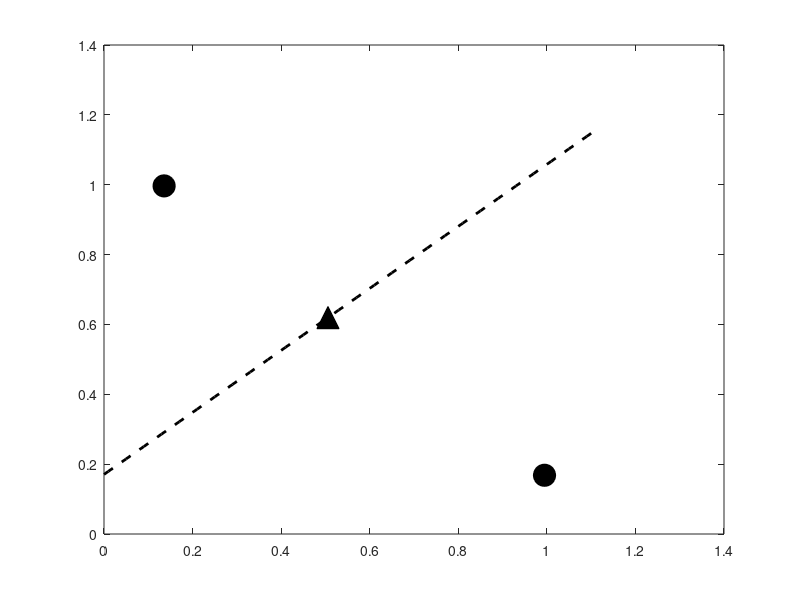

Write MATLAB code to recreate this figure. (Note: this script raises an error after producing the figure.)
% Fig9.m

% Used to make Figure 9B-C from "Oscillations in Delayed Positive Feedback Systems", by
% C. Ryzowicz, R. Bertram, and B. Karamched, Physical Chemistry Chemical Physics,
% 26:24861, 2024.

% DDE Formation from "Detection of multistability, bifurcations, and
% hysteresis in a large class of biological positive-feedback systems"
% Paper of the Cdc2-Wee1 protein interaction. Plotting phase-space and time series for ODE and DDE trajectory.

% Author: Christopher Ryzowicz
%-------------------------------------------------------------------------
clear all
clc
clf
%% FigureB-----------------------------------------------------------------
%%%Timespan and delay
tau = 8; % Delay value
Tstart = 0; % Start time of solution
Tend = 1000; % End time of solution

%%% History constants (x_0,y_0)
hist = {[0.25,0.62], [0.4,0.3]};

%%% Plot stable manifold (estimated via a straight line from the eigenvectors of Jacobian near saddle point)
x1 = 0:0.01:1.1;
figure(1),
plot(x1,0.1706+0.8877*x1,'k--','LineWidth',2),hold on

%%% Plot steady state points with filled circles signifying stable s.s and triangle as saddle point
figure(1),
plot(0.13573,0.99662,'o','Color','k','MarkerSize',16,'MarkerFaceColor','k'),hold on
plot(0.9947,0.16816,'o','Color','k','MarkerSize',16,'MarkerFaceColor','k'),hold on
plot(0.50577,0.61951,'^','Color','k','MarkerSize',16,'MarkerFaceColor','k'),hold on

for i=1:length(hist)
    C = {['b','r']}; % Assign colors for trajectory plot

    %%% Solving DDE
    opts = ddeset('RelTol',1e-6,'AbsTol',1e-6);
    sol = dde23(@ddefunc, tau, hist{i}, [Tstart Tend], opts);

    %%% Solving ODE
    solODE = ode23s(@odefunc, [Tstart Tend], hist{i}, []);

    %%% Plot trajectory
    figure(1),
    plot(sol.y(1,:),sol.y(2,:),'LineWidth',1,'Color',C{1}(i)), hold on
    plot(solODE.y(1,:),solODE.y(2,:),'k','LineWidth',2), hold on
    xlabel('x')
    ylabel('y')
    box off
    set(gca,'FontSize',20)
end
figure(1), axis([0 1.1 0 1.1])
xticks([0 0.5 1])
yticks([0 0.5 1])

%% Figure 7C--------------------------------------------------------------

%%% Solving DDE
opts = ddeset('RelTol',1e-6,'AbsTol',1e-6);
sol2 = dde23(@ddefunc, tau, hist{2}, [Tstart Tend],opts);

%%% Plotting time course for Active Cdc2 and active Wee1 protein normalized time for number of oscillations by dividing by 2*tau
figure(2),
plot(sol2.x/(2*tau),sol2.y(1,:),'Color',[0 0.45 0.73],'LineWidth',2)
xlabel('oscillation number')
ylabel('x')
box off
set(gca,'FontSize',20)
axis([0 41 0 1])
xticks([0 10 20 30 40])
yticks([0 0.5 1])

%------------------------------------------------------------------------

function dout = ddefunc(t, y, yl)
%%% Differential equations function

% Define the variables
x1 = y(1);
y1 = y(2);
x1lag = yl(1,:);
y1lag = yl(2,:);

% Parameters from the Supplementary material of the paper
nu = 1;
alpha1 = 1;
alpha2 = 1;
beta1 = 200;
beta2 = 10;
gamma1 = 4;
gamma2 = 4;
k1 = 30;
k2 = 1;

% Differential Equation
dx1 = alpha1*(1 - x1) - (beta1*x1*(nu*y1lag)^gamma1) / (k1 + (nu*y1lag)^gamma1);
dy1 = alpha2*(1 - y1) - (beta2*y1*(x1lag)^gamma2) / (k2 + (x1lag)^gamma2);

dout = [dx1 dy1]';
end

%------------------------------------------------------------------------

function dout = odefunc(t, y)
%%% Differential equations function

% Define the variables
x1 = y(1);
y1 = y(2);

% Parameters from the Supplementary material of the paper
nu = 1;
alpha1 = 1;
alpha2 = 1;
beta1 = 200;
beta2 = 10;
gamma1 = 4;
gamma2 = 4;
k1 = 30;
k2 = 1;

% Differential Equation
dx1 = alpha1*(1 - x1) - (beta1*x1*(nu*y1)^gamma1) / (k1 + (nu*y1)^gamma1);
dy1 = alpha2*(1 - y1) - (beta2*y1*(x1)^gamma2) / (k2 + (x1)^gamma2);

dout = [dx1 dy1]';
end
